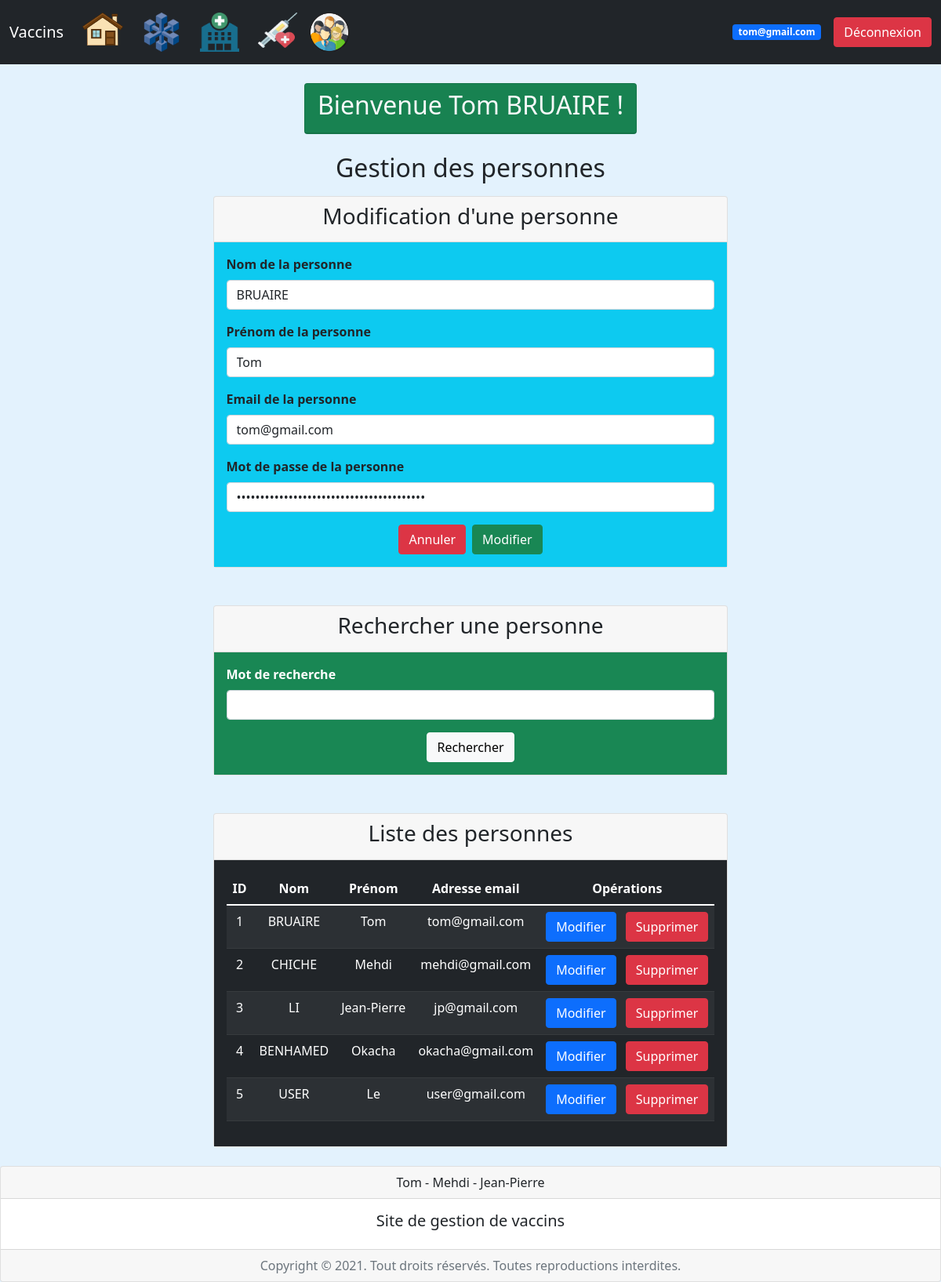
Page /index.php?page=4&action=edit&idPersonne=1 (signed in) on the committed database.
### tables this page shows
Create table personnes (
	idPersonne int(3) not null auto_increment,
	nom varchar(50),
	prenom varchar(50),
	email varchar(255),
	mdp varchar(255),
	role enum("admin", "user"),
	primary key (idPersonne)
);

### controleur/config_bdd.php (called while the page is built)
<?php
$serveur = "localhost";
$bdd = "gestvaccins";
$user = "root";
$mdp = "";
?>

### controleur/controleur.class.php (called while the page is built, shortened)
<?php
require_once("modele/modele.class.php");
class Controleur {
	private $unModele;
	public function __construct($serveur, $bdd, $user, $mdp) {
		$this->unModele = new Modele($serveur, $bdd, $user, $mdp);
	}
	public function setTable($uneTable) {
		$this->unModele->setTable($uneTable);
	}
	public function selectAll() {
		return $this->unModele->selectAll();
	}
	public function selectWhere($where) {
		return $this->unModele->selectWhere($where);
	}
}
?>

### modele/modele.class.php (called while the page is built, shortened)
<?php
class Modele {
	private $unPdo, $uneTable;
	public function __construct($serveur, $bdd, $user, $mdp) {
		$this->unPdo = null;
		try {
			$this->unPdo = new PDO("mysql:host=".$serveur.";dbname=".$bdd, $user, $mdp);
		} catch (PDOException $exp) {
			die("Erreur de connexion à la base de données : " . $exp->getMessage());
		}
	}
	public function setTable($uneTable) {
		$this->uneTable = $uneTable;
	}
	public function selectAll() {
		$requete = "SELECT * FROM ".$this->uneTable;
		$select = $this->unPdo->prepare($requete);
		$select->execute();
		return $select->fetchAll();
	}
	public function selectWhere($where) {
		$donnees = array();
		$champs = array();
		foreach ($where as $key => $value) {
			$champs[] = $key." = :".$key;
			$donnees[":".$key] = $value;
		}
		$chaineWhere = implode(" AND ", $champs);
		$requete = "SELECT * FROM ".$this->uneTable." WHERE ".$chaineWhere;
		$select = $this->unPdo->prepare($requete);
		$select->execute($donnees);
		return $select->fetch();
	}
}
?>

### vue/vue_les_personnes.php (the view)
<div class="card mb-5">
	<div class="card-header">
		<h3 class="text-center">Rechercher une personne</h3>
	</div>
	<div class="card-body bg-success">
		<form method="post" action="">
			<div class="mb-3">
				<label for="mot" class="form-label text-white fw-bold">Mot de recherche</label>
				<input type="search" name="mot" id="mot" class="form-control">
			</div>
			<div class="d-flex justify-content-center">
				<button type="submit" name="Rechercher" class="btn btn-light">
					Rechercher
				</button>
			</div>
		</form>
	</div>
</div>
<div class="card">
	<div class="card-header">
		<h3 class="text-center">Liste des personnes</h3>
	</div>
	<div class="card-body bg-dark text-white">
		<table class="table table-dark table-striped text-center">
		  	<thead>
		    	<tr>
		      		<th scope="col">ID</th>
		      		<th scope="col">Nom</td>
		      		<th scope="col">Prénom</th>
		      		<th scope="col">Adresse email</th>
		      		<?php if (isset($_SESSION['email']) and $_SESSION['role'] == "admin") { ?>
		      		<th scope="col">Opérations</th>
		      		<?php } ?>
		    	</tr>
		  	</thead>
		  	<tbody>
		  		<?php foreach ($lesPersonnes as $unePersonne) { ?>
		    	<tr>
		      		<td><?= $unePersonne['idPersonne']; ?></td>
		      		<td><?= $unePersonne['nom']; ?></td>
		      		<td><?= $unePersonne['prenom']; ?></td>
		      		<td><?= $unePersonne['email']; ?></td>
		      		<?php if (isset($_SESSION['email']) and $_SESSION['role'] == "admin") { ?>
		      		<td>
		      			<a href="index.php?page=4&action=edit&idPersonne=<?= $unePersonne['idPersonne']; ?>" class="btn btn-primary me-2">Modifier</a>
		      			<a href="index.php?page=4&action=sup&idPersonne=<?= $unePersonne['idPersonne']; ?>" class="btn btn-danger">Supprimer</a>
		      		</td>
		      		<?php } ?>
		    	</tr>
		    	<?php } ?>
		  	</tbody>
		</table>
	</div>
</div>

### vue/vue_insert_personne.php
<div class="card mb-5">
	<div class="card-header">
		<h3 class="text-center">
			<?= ($laPersonne != null ? "Modification" : "Insertion"); ?> d'une personne
		</h3>
	</div>
	<div class="card-body bg-info fw-bold">
		<form method="post" action="">
			<div class="mb-3">
				<label for="nom" class="form-label">Nom de la personne</label>
				<input type="text" name="nom" id="nom" class="form-control" value="<?= ($laPersonne != null ? $laPersonne['nom'] : null); ?>">
			</div>
			<div class="mb-3">
				<label for="prenom" class="form-label">Prénom de la personne</label>
				<input type="text" name="prenom" id="prenom" class="form-control" value="<?= ($laPersonne != null ? $laPersonne['prenom'] : null); ?>">
			</div>
			<div class="mb-3">
				<label for="email" class="form-label">Email de la personne</label>
				<input type="email" name="email" id="email" class="form-control" value="<?= ($laPersonne != null ? $laPersonne['email'] : null); ?>">
			</div>
			<div class="mb-3">
				<label for="mdp" class="form-label">Mot de passe de la personne</label>
				<input type="password" name="mdp" id="mdp" class="form-control" value="<?= ($laPersonne != null ? $laPersonne['mdp'] : null); ?>">
			</div>
			<div class="d-flex justify-content-center">
				<button type="reset" class="btn btn-danger me-2">Annuler</button>
				<button type="submit" <?= ($laPersonne != null ? 'name="Modifier"' : 'name="Valider"'); ?> class="btn btn-success">
					<?= ($laPersonne != null ? "Modifier" : "Ajouter"); ?>
				</button>
			</div>
		</form>
	</div>
</div>

### rows in the picture
personnes: nom "BRUAIRE", prenom "Tom", email "tom@gmail.com", idPersonne "1"
personnes: idPersonne "2", nom "CHICHE", prenom "Mehdi", email "mehdi@gmail.com"
personnes: idPersonne "3", nom "LI", prenom "Jean-Pierre", email "jp@gmail.com"
personnes: idPersonne "4", nom "BENHAMED", prenom "Okacha", email "okacha@gmail.com"
personnes: idPersonne "5", nom "USER", prenom "Le", email "user@gmail.com"

### other values in the picture
$_SESSION['email'] "tom@gmail.com"
$_SESSION['prenom'] "Tom"
$_SESSION['nom'] "BRUAIRE"
